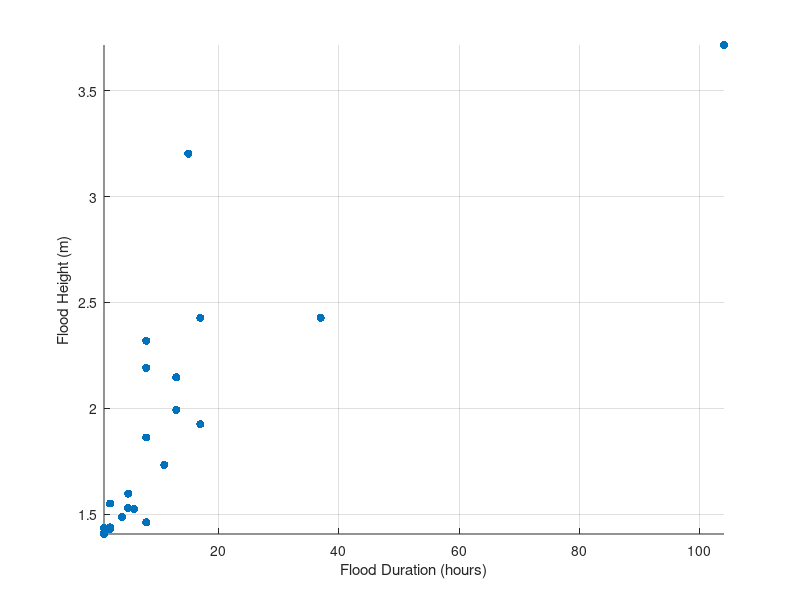

Reproduce this figure in MATLAB. (Note: this script raises an error after producing the figure.)
%% === INPUT: exceedance magnitudes over thresholds ===

clc
clear all
load("Data_Moderate.mat")

% Replace with your vectors (same length N)
H = Data_Moderate(:,1);   % flood HEIGHT exceedances over threshold u_H  (N×1, positive)
D = Data_Moderate(:,2);   % flood DURATION exceedances over threshold u_D (N×1, positive)

Tr=1.405;   % Treshold for peak over treshold selection
assert(all(H>0) && all(D>0), 'H and D must be positive exceedances.');
assert(numel(H)==numel(D), 'H and D must have the same length.');

figure;
scatter(D, H+Tr, 'o', 'filled'); 
xlabel('Flood Duration (hours)');
ylabel('Flood Height (m)'); 
grid on; axis tight;

%% === 1) Fit GPD marginals by MLE (independence across events) ===
% gpfit returns [k (shape), sigma (scale)] and 95% CIs
[kH,sH,ciH] = deal([]); [kD,sD,ciD] = deal([]);
[paramH,ciH] = gpfit(H);  kH = paramH(1); sH = paramH(2);
[paramD,ciD] = gpfit(D);  kD = paramD(1); sD = paramD(2);

% Log-likelihood, AIC, BIC
nH = numel(H); nD = numel(D);
negLL_H = gplike([kH sH], H);            % total negative log-likelihood
negLL_D = gplike([kD sD], D);
k_params = 2;                            % k (shape) + sigma (scale)
AIC_H = 2*k_params + 2*negLL_H;
AIC_D = 2*k_params + 2*negLL_D;
BIC_H = k_params*log(nH) + 2*negLL_H;
BIC_D = k_params*log(nD) + 2*negLL_D;

% --- KS goodness-of-fit (use a distribution object) ---
pdH = makedist('GeneralizedPareto','k',kH,'sigma',sH,'theta',0);
pdD = makedist('GeneralizedPareto','k',kD,'sigma',sD,'theta',0);

% (Optional but recommended) Support check when k<0:
if kH < 0
    x_max_H = -sH/kH; 
    assert(all(H < x_max_H), 'Some H exceed fitted GPD support (k<0).');
end
if kD < 0
    x_max_D = -sD/kD; 
    assert(all(D < x_max_D), 'Some D exceed fitted GPD support (k<0).');
end

[~,~,ksstat_H] = kstest(H, 'CDF', pdH);
[~,~,ksstat_D] = kstest(D, 'CDF', pdD);


%% === 2) Diagnostics: QQ plots against fitted GPD ===
figure;
subplot(1,2,1);
H_sorted = sort(H);
pH = ((1:nH)' - 0.5)/nH;                  % plotting positions
qH = gpinv(pH, kH, sH);                   % fitted quantiles
plot(qH, H_sorted, 'o'); hold on; plot(qH,qH,'-');
xlabel('Theoretical GPD quantiles'); ylabel('Empirical H');
title('Height exceedances: QQ plot'); grid on; axis tight;

subplot(1,2,2);
D_sorted = sort(D);
pD = ((1:nD)' - 0.5)/nD;
qD = gpinv(pD, kD, sD);
plot(qD, D_sorted, 'o'); hold on; plot(qD,qD,'-');
xlabel('Theoretical GPD quantiles'); ylabel('Empirical D');
title('Duration exceedances: QQ plot'); grid on; axis tight;

%% === 3) Dependence: Kendall tau & Spearman rho with bootstrap CIs ===
% Paired bootstrap to preserve H–D dependence
nboot = 5000;   % increase if you want tighter CIs (more compute)
X = [H D];

% Define scalar-stat functions for bootci
bootfun_tau  = @(Z) corr(Z(:,1), Z(:,2), 'Type','Kendall','Rows','complete');
bootfun_rho  = @(Z) corr(Z(:,1), Z(:,2), 'Type','Spearman','Rows','complete');

% BCa confidence intervals (robust)
[CI_tau,  boot_tau] = bootci(nboot, {bootfun_tau, X}, 'type','bca');
[CI_rho,  boot_rho] = bootci(nboot, {bootfun_rho, X}, 'type','bca');

tau_hat = bootfun_tau(X);
rho_hat = bootfun_rho(X);

% Optional: visualize bootstrap sampling distributions
figure;
histogram(boot_tau, 'Normalization','pdf'); xlabel('Kendall \tau'); ylabel('PDF');
title('Bootstrap dist. of Kendall \tau'); grid on;
figure;
histogram(boot_rho, 'Normalization','pdf'); xlabel('Spearman \rho'); ylabel('PDF');
title('Bootstrap dist. of Spearman \rho'); grid on;

%% === 4) Summarize results ===
fprintf('\n=== GPD MLE (Height exceedances) ===\n');
fprintf('k (shape)  = %.4f  [95%% CI: %.4f, %.4f]\n', kH, ciH(1,1), ciH(2,1));
fprintf('sigma      = %.4f  [95%% CI: %.4f, %.4f]\n', sH, ciH(1,2), ciH(2,2));
fprintf('AIC = %.2f, BIC = %.2f, KS stat = %.4f\n', AIC_H, BIC_H, ksstat_H);

fprintf('\n=== GPD MLE (Duration exceedances) ===\n');
fprintf('k (shape)  = %.4f  [95%% CI: %.4f, %.4f]\n', kD, ciD(1,1), ciD(2,1));
fprintf('sigma      = %.4f  [95%% CI: %.4f, %.4f]\n', sD, ciD(1,2), ciD(2,2));
fprintf('AIC = %.2f, BIC = %.2f, KS stat = %.4f\n', AIC_D, BIC_D, ksstat_D);

fprintf('\n=== Dependence (paired bootstrap %d) ===\n', nboot);
fprintf('Kendall tau  = %.4f  [95%% CI: %.4f, %.4f]\n', tau_hat, CI_tau(1), CI_tau(2));
fprintf('Spearman rho = %.4f  [95%% CI: %.4f, %.4f]\n', rho_hat, CI_rho(1), CI_rho(2));

%% === 6) Monte Carlo simulation from fitted GPDs + histograms ===
N = 1000;                 % number of Monte Carlo samples
rng(42,'twister');       % reproducibility

% Draw samples (theta=0). Either method works:
% simH = gprnd(kH, sH, 0, N, 1);
% simD = gprnd(kD, sD, 0, N, 1);
% or via distribution objects (if you created pdH/pdD above):
pdH = makedist('GeneralizedPareto','k',kH,'sigma',sH,'theta',0);
pdD = makedist('GeneralizedPareto','k',kD,'sigma',sD,'theta',0);
simH = random(pdH, N, 1);
simD = random(pdD, N, 1);

% Support upper bound if k<0 (finite tail) — trim plotting range accordingly
xmaxH = (kH < 0) * (-sH/kH) + (kH >= 0) * prctile(simH, 99.5);
xmaxD = (kD < 0) * (-sD/kD) + (kD >= 0) * prctile(simD, 99.5);

% Plot histogram (PDF-normalized) + fitted PDF overlay
figure;
tiledlayout(1,2, 'Padding','compact', 'TileSpacing','compact');

% --- Height ---
nexttile;
histogram(simH, 'Normalization','pdf', 'EdgeColor','none'); hold on;
xH = linspace(0, xmaxH, 600);
plot(xH, gppdf(xH, kH, sH), 'LineWidth', 1.8);
xlabel('H exceedance'); ylabel('PDF');
title(sprintf('Monte Carlo (N = %d): H', N)); grid on; box on;
legend('MC histogram','Fitted GPD PDF', 'Location','best');

% --- Duration ---
nexttile;
histogram(simD, 'Normalization','pdf', 'EdgeColor','none'); hold on;
xD = linspace(0, xmaxD, 600);
plot(xD, gppdf(xD, kD, sD), 'LineWidth', 1.8);
xlabel('D exceedance'); ylabel('PDF');
title(sprintf('Monte Carlo (N = %d): D', N)); grid on; box on;
legend('MC histogram','Fitted GPD PDF', 'Location','best');

% === Summary stats: sample vs. theoretical (when defined) ===
mH_th = NaN; vH_th = NaN;
mD_th = NaN; vD_th = NaN;
if kH < 1,  mH_th = sH/(1 - kH);   end            % theoretical mean exists if k < 1
if kH < 1/2, vH_th = sH^2 / ((1 - kH)^2 * (1 - 2*kH)); end   % variance exists if k < 1/2
if kD < 1,  mD_th = sD/(1 - kD);   end
if kD < 1/2, vD_th = sD^2 / ((1 - kD)^2 * (1 - 2*kD)); end

fprintf('\n=== Monte Carlo summary (N = %d) ===\n', N);
fprintf('H: mean(sample)=%.4f,  var(sample)=%.4f,  mean(th)=%.4f, var(th)=%.4f\n', ...
        mean(simH), var(simH), mH_th, vH_th);
fprintf('D: mean(sample)=%.4f,  var(sample)=%.4f,  mean(th)=%.4f, var(th)=%.4f\n', ...
        mean(simD), var(simD), mD_th, vD_th);

%% === 5) (Optional) Return levels for POT ===
% If you know the exceedance rate lambda (events per year), you can estimate
% T-year return levels z_T via the GPD quantile for p = 1 - 1/(lambda*T).
% Example (set your lambda):
% lambda = 3;  % e.g., 3 exceedances/year
% T = [2 5 10 20 50 100]';
% p  = 1 - 1./(lambda*T);
% zT_H = gpinv(p, kH, sH);   % return levels for H-exceedances over u_H
% zT_D = gpinv(p, kD, sD);   % return levels for D-exceedances over u_D
% table(T, zT_H, zT_D)

